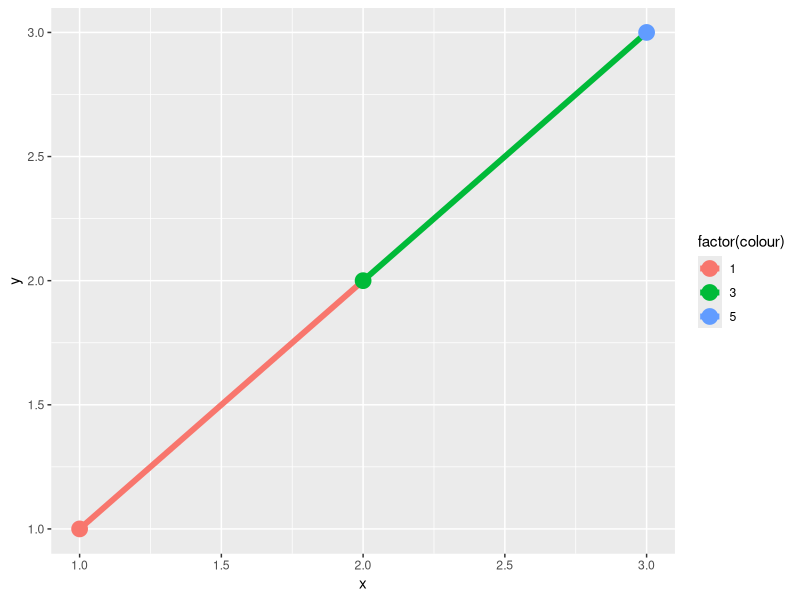
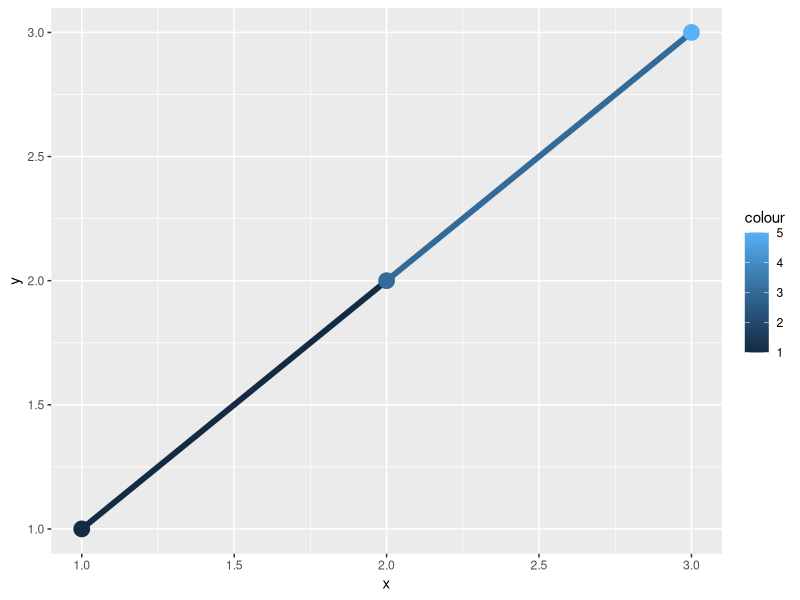
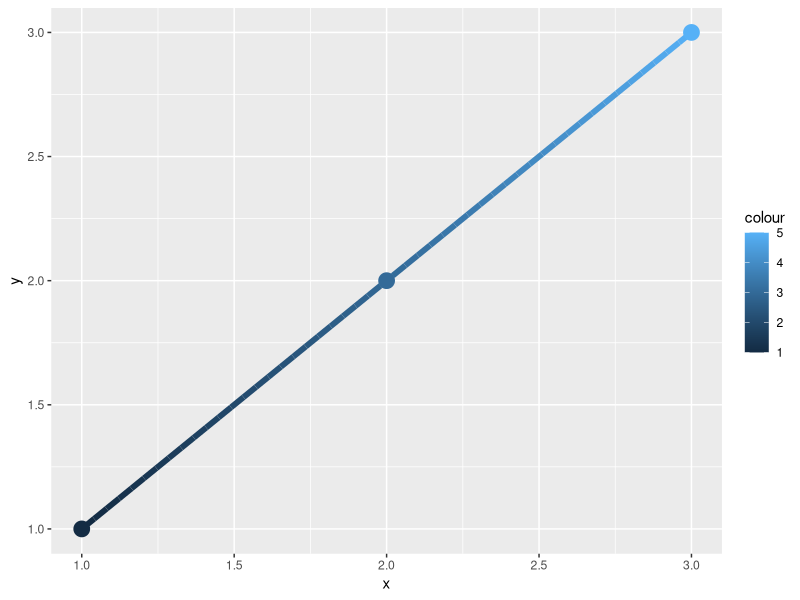
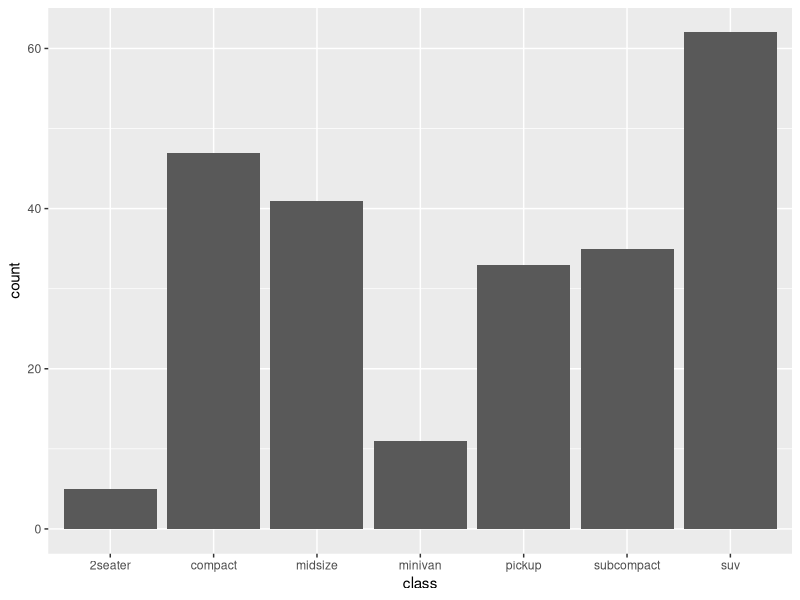
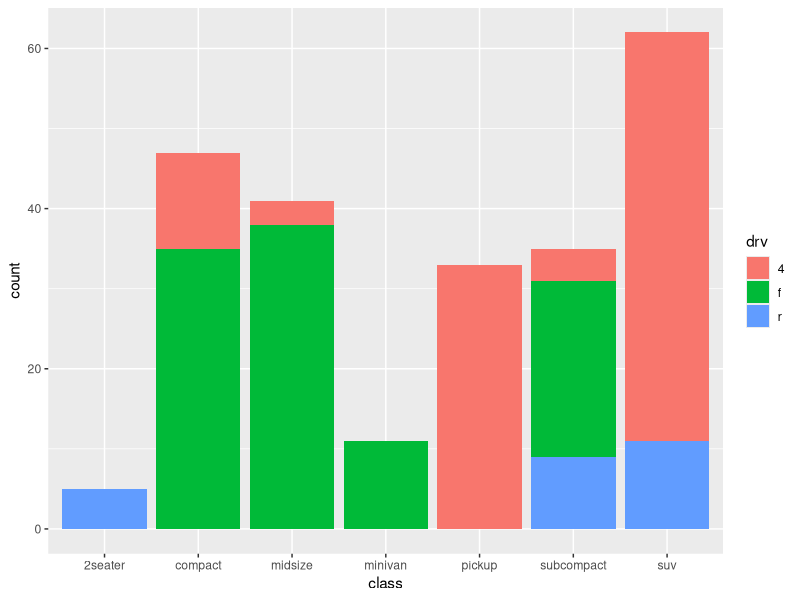
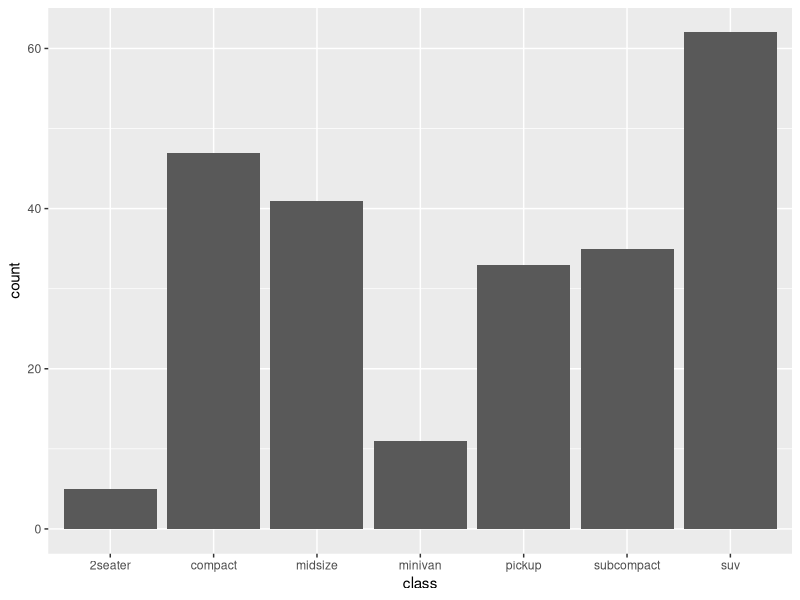
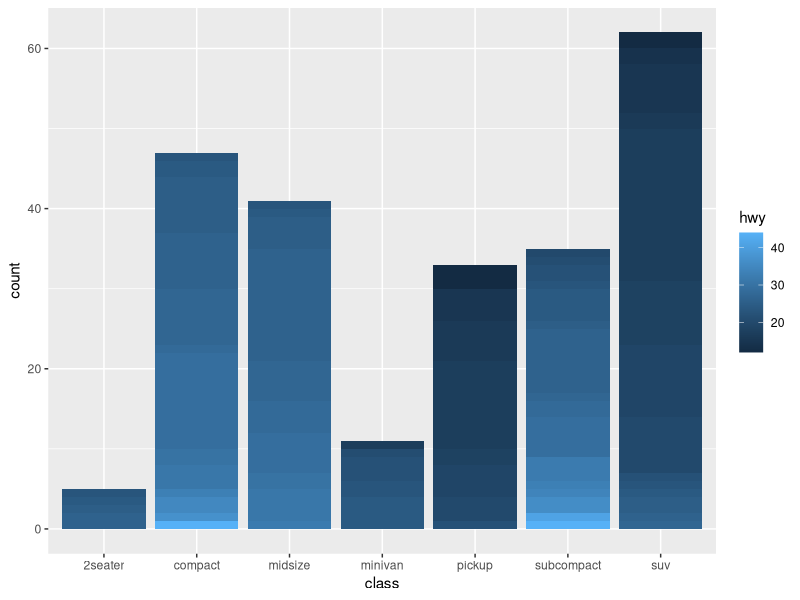
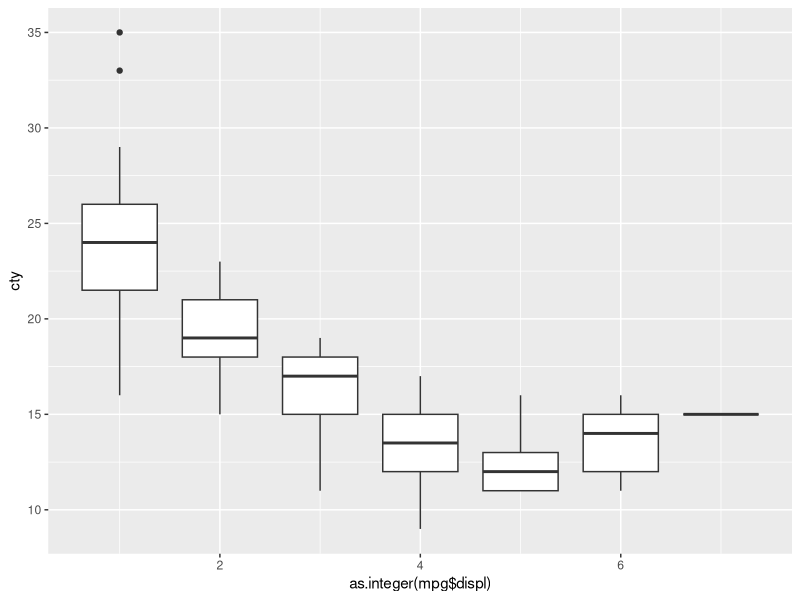

These figures' R source, in order:

# -------------------------------------------------------------------------

          # Matching Aesthetics to Graphic Objects #

# -------------------------------------------------------------------------

library(ggplot2)

# -------------------------------------------------------------------------
data(Oxboys, package = "nlme")

# -------------------------------------------------------------------------
df <- data.frame(x = 1:3, y = 1:3, colour = c(1,3,5))

# -------------------------------------------------------------------------

head(df)

# -------------------------------------------------------------------------

ggplot(df, aes(x, y, colour = factor(colour))) +
  geom_line(aes(group = 1), size = 2) +
  geom_point(size = 5)

# -------------------------------------------------------------------------

ggplot(df, aes(x,y, color=colour)) + 
  geom_line(aes(group=1), size=2) + 
  geom_point(size=5)

# -------------------------------------------------------------------------

xgrid <- with(df, seq(min(x), max(x), length = 50))

# -------------------------------------------------------------------------


interp <- data.frame(
  x = xgrid,
  y = approx(df$x, df$y, xout = xgrid)$y,
  colour = approx(df$x, df$colour, xout = xgrid)$y
)

# -------------------------------------------------------------------------

head(interp)

# -------------------------------------------------------------------------

ggplot(interp, aes(x, y, color=colour)) + 
  geom_line(size=2)+
  geom_point(data = df, size=5)

# -------------------------------------------------------------------------

ggplot(mpg, aes(class)) +
  geom_bar()


# -------------------------------------------------------------------------

ggplot(mpg, aes(class, fill = drv)) +
  geom_bar()

# -------------------------------------------------------------------------

ggplot(mpg, aes(class, fill=hwy)) + 
  geom_bar()

# -------------------------------------------------------------------------

ggplot(mpg, aes(class, fill=hwy, group=hwy)) + 
  geom_bar()

# -------------------------------------------------------------------------

ggplot(mpg, aes(as.integer(mpg$displ), cty, group=factor(as.integer(mpg$displ)) )) +
  geom_boxplot()

# -------------------------------------------------------------------------

ggplot(mpg, aes(drv)) +
  geom_bar()
ggplot(mpg, aes(drv, fill = hwy, group = hwy)) +
  geom_bar()
library(dplyr)
mpg2 <- mpg %>% arrange(hwy) %>% mutate(id = seq_along(hwy))
ggplot(mpg2, aes(drv, fill = hwy, group = id)) +
  geom_bar()

# -------------------------------------------------------------------------


